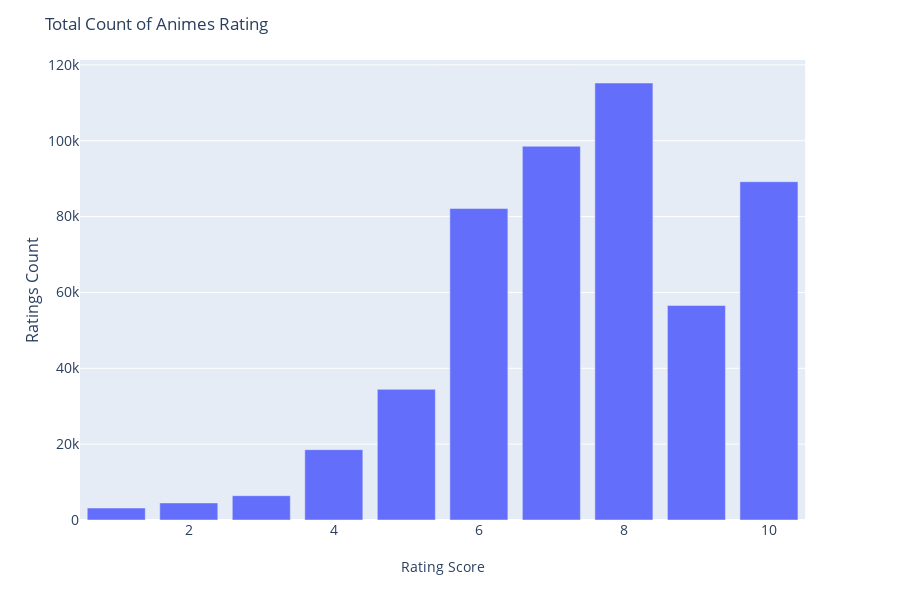

Source (notebook cell):
### Code cell
import plotly.express as px

fig = px.bar(ratings_count.sort_values(by = 'ratings'), x='ratings_score', y='ratings')
fig.update_layout(title_text='Total Count of Animes Rating',
    xaxis = dict(title = 'Rating Score',tickfont_size= 14),
    yaxis=dict(
        title='Ratings Count',
        titlefont_size=16,
        tickfont_size=14,
    ),)
fig.show()

### Figure 1 — Plotly figure (JSON) as saved in the notebook; plotly's stock layout.template omitted (floating-point values rounded to 4 significant figures)
{"data": [{"alignmentgroup": "True", "hoverlabel": {"namelength": 0}, "hovertemplate": "ratings_score=%{x}<br>ratings=%{y}", "legendgroup": "", "marker": {"color": "#636efa"}, "name": "", "offsetgroup": "", "orientation": "v", "showlegend": false, "textposition": "auto", "type": "bar", "x": [1, 2, 3, 4, 5, 9, 6, 10, 7, 8], "xaxis": "x", "y": [3160, 4498, 6407, 18548, 34443, 56560, 82125, 89194, 98542, 115221], "yaxis": "y"}], "layout": {"barmode": "relative", "height": 600, "legend": {"tracegroupgap": 0}, "margin": {"t": 60}, "title": {"text": "Total Count of Animes Rating"}, "xaxis": {"anchor": "y", "domain": [0, 0.98], "tickfont": {"size": 14}, "title": {"text": "Rating Score"}}, "yaxis": {"anchor": "x", "domain": [0, 1], "tickfont": {"size": 14}, "title": {"font": {"size": 16}, "text": "Ratings Count"}}}}
